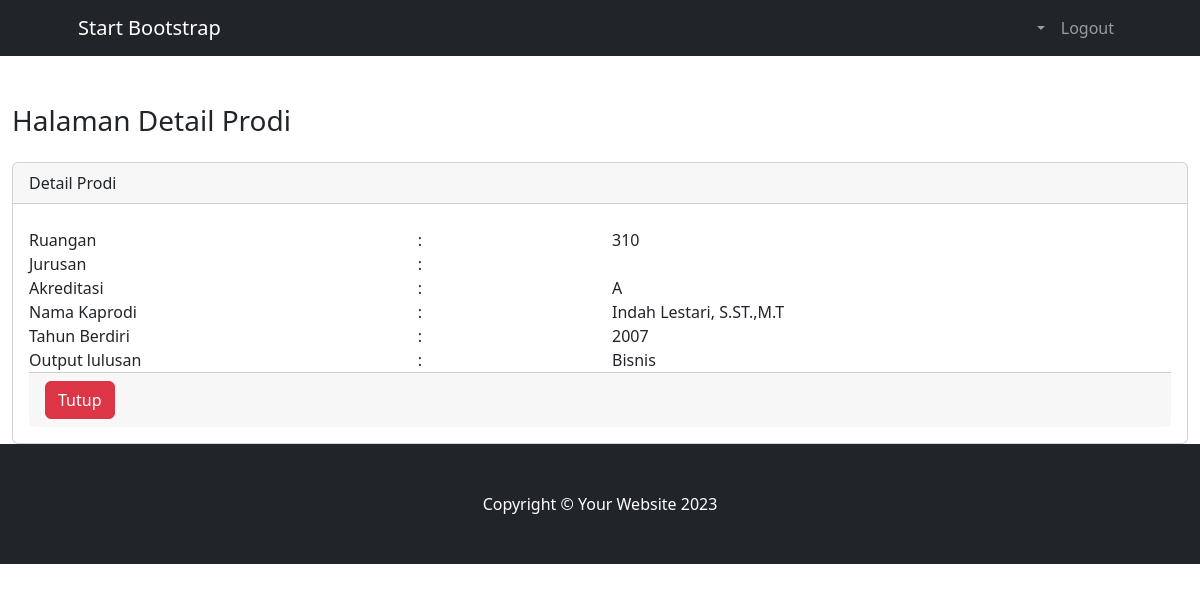
The app's page /Prodi/detail/2 with its own data.
### tables this page shows
CREATE TABLE `prodi` (
  `id` int(11) NOT NULL,
  `nama` varchar(255) NOT NULL,
  `ruangan` varchar(20) NOT NULL,
  `jurusan` varchar(50) NOT NULL,
  `akreditasi` varchar(15) NOT NULL,
  `nama_kaprodi` varchar(255) NOT NULL,
  `tahun_berdiri` int(10) NOT NULL,
  `output_lulusan` varchar(255) NOT NULL
);

### application/controllers/Prodi.php (called while the page is built, shortened)
<?php
class Prodi extends CI_Controller
{
    public function __construct()
    {
        $this->load->model('Prodi_model');
    }
    public function detail($id)
    {
        $data['judul'] = "Halaman Detail Prodi";
        $data['prodi'] = $this->Prodi_model->getById($id);
        $this->load->view("layout/header", $data);
        $this->load->view("prodi/vw_detail_prodi", $data);
        $this->load->view("layout/footer", $data);
    }
}
?>

### index.php (called while the page is built, shortened)
<?php
require_once BASEPATH.'core/CodeIgniter.php';

### application/models/Prodi_model.php (called while the page is built, shortened)
<?php
class Prodi_model extends CI_Model
{
    public $table = 'prodi';
    public function getById($id)
    {
        $this->db->from($this->table);
        $this->db->where ('id', $id);
        $query = $this->db->get();
        return $query->row_array();
    }
}
?>

### application/views/prodi/vw_detail_prodi.php (the view, shortened to what this page needs)
<div class="container-fluid">
    <h1 class="h3 mt-5 mb-4 text-gray-800"><?php echo $judul; ?></h1>
    <div class="row">
        <div class="col-md-12">
            <div class="card">
                <div class="card-header">
                    Detail Prodi
                </div>
                <div class="card-body">
                    <div class="row">
                        <div class="col-md-4">Ruangan</div>
                        <div class="col-md-2">:</div>
                        <div class="col-md-6"><?= $prodi['ruangan']; ?></div>
                    </div>
                    <div class="row">
                        <div class="col-md-4">Jurusan</div>
                        <div class="col-md-2">:</div>
                        <div class="col-md-6"><?= $prodi['jurusan']; ?></div>
                    </div>
                    <div class="row">
                        <div class="col-md-4">Akreditasi</div>
                        <div class="col-md-2">:</div>
                        <div class="col-md-6"><?= $prodi['akreditasi']; ?></div>
                    </div>
                    <div class="row">
                        <div class="col-md-4">Nama Kaprodi</div>
                        <div class="col-md-2">:</div>
                        <div class="col-md-6"><?= $prodi['nama_kaprodi']; ?></div>
                    </div>
                    <div class="row">
                        <div class="col-md-4">Tahun Berdiri</div>
                        <div class="col-md-2">:</div>
                        <div class="col-md-6"><?= $prodi['tahun_berdiri']; ?></div>
                    </div>
                    <div class="row">
                        <div class="col-md-4">Output lulusan</div>
                        <div class="col-md-2">:</div>
                        <div class="col-md-6"><?= $prodi['output_lulusan']; ?></div>
                    </div>
                    <div class="card-footer justify-content-center">
                        <a href="<?= site_url('Prodi') ?>"class="btn btn-danger">Tutup</a>
                    </div>
                </div>
            </div>
        </div>
    </div>
</div>

### records on screen
prodi: ruangan "310", akreditasi "A", nama_kaprodi "Indah Lestari, S.ST.,M.T", tahun_berdiri "2007", output_lulusan "Bisnis"

### other values on screen
$judul "Halaman Detail Prodi"
